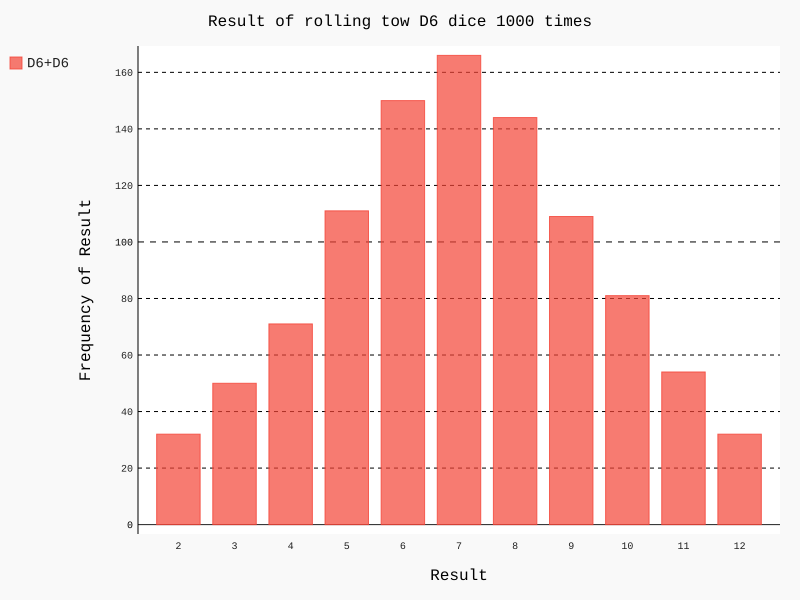

Write the Python code that produced this figure.
#  -*- UTF-8 -*- #
"""
@filename:dice_visual.py
@author:Anza
@time:2023-07-19
"""

import pygal
from die import Die

if __name__ == '__main__':
    die_1 = Die()
    die_2 = Die()

    results = []
    for roll_num in range(1000):
        result = die_1.roll() + die_2.roll()
        results.append(result)

    # 分析结果
    frequencies = []
    max_result = die_1.num_sides + die_2.num_sides
    for value in range(2, max_result+1):
        frequency = results.count(value)
        frequencies.append(frequency)

    # 可视化结果
    hist = pygal.Bar()
    hist.title = "Result of rolling tow D6 dice 1000 times"
    hist.x_labels = [str(i) for i in range(2, 12+1)]
    hist.x_title = "Result"
    hist.y_title = "Frequency of Result"

    hist.add('D6+D6', frequencies)
    hist.render_to_file('dice_visual.svg')
